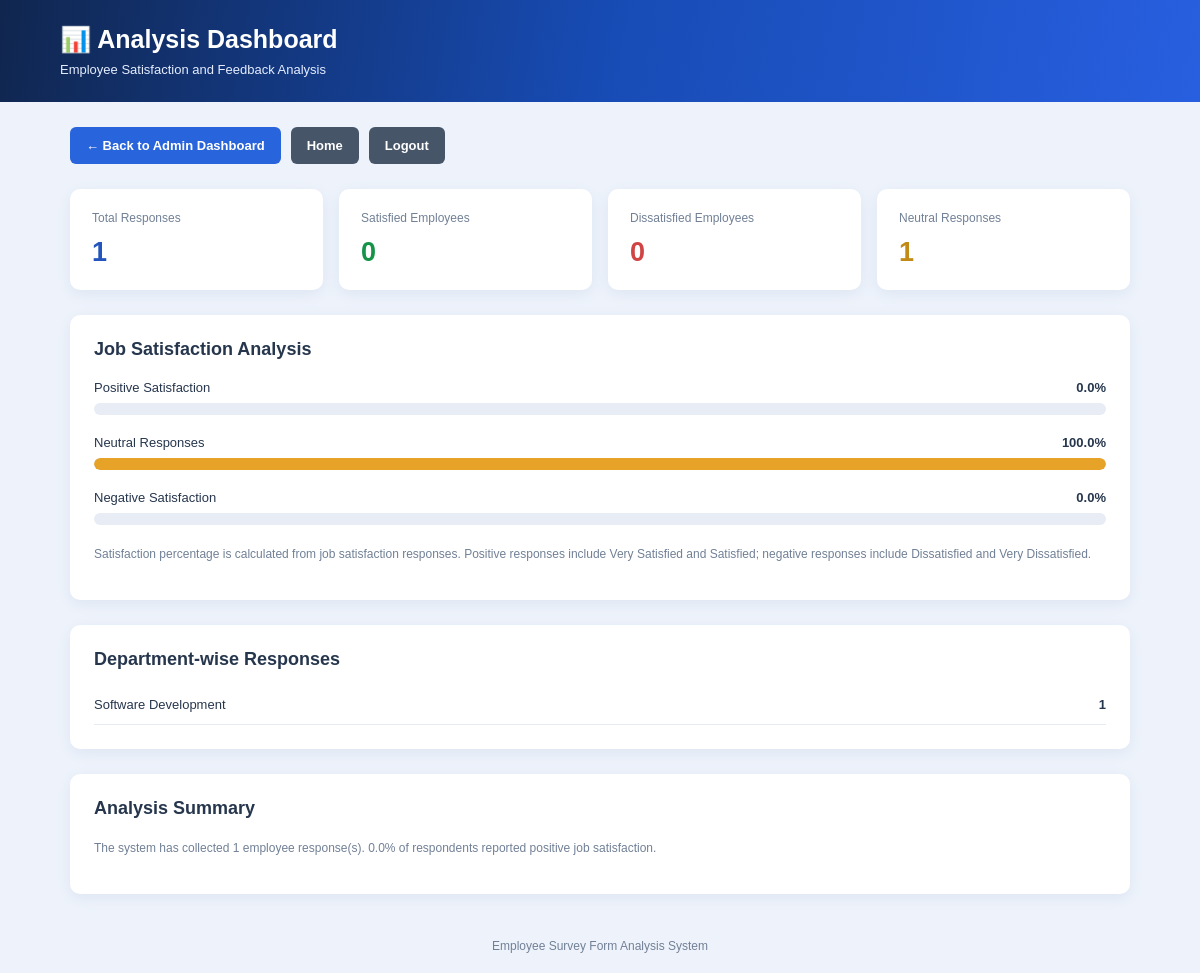
/analysis (signed in), run on an earlier commit of the app's database.
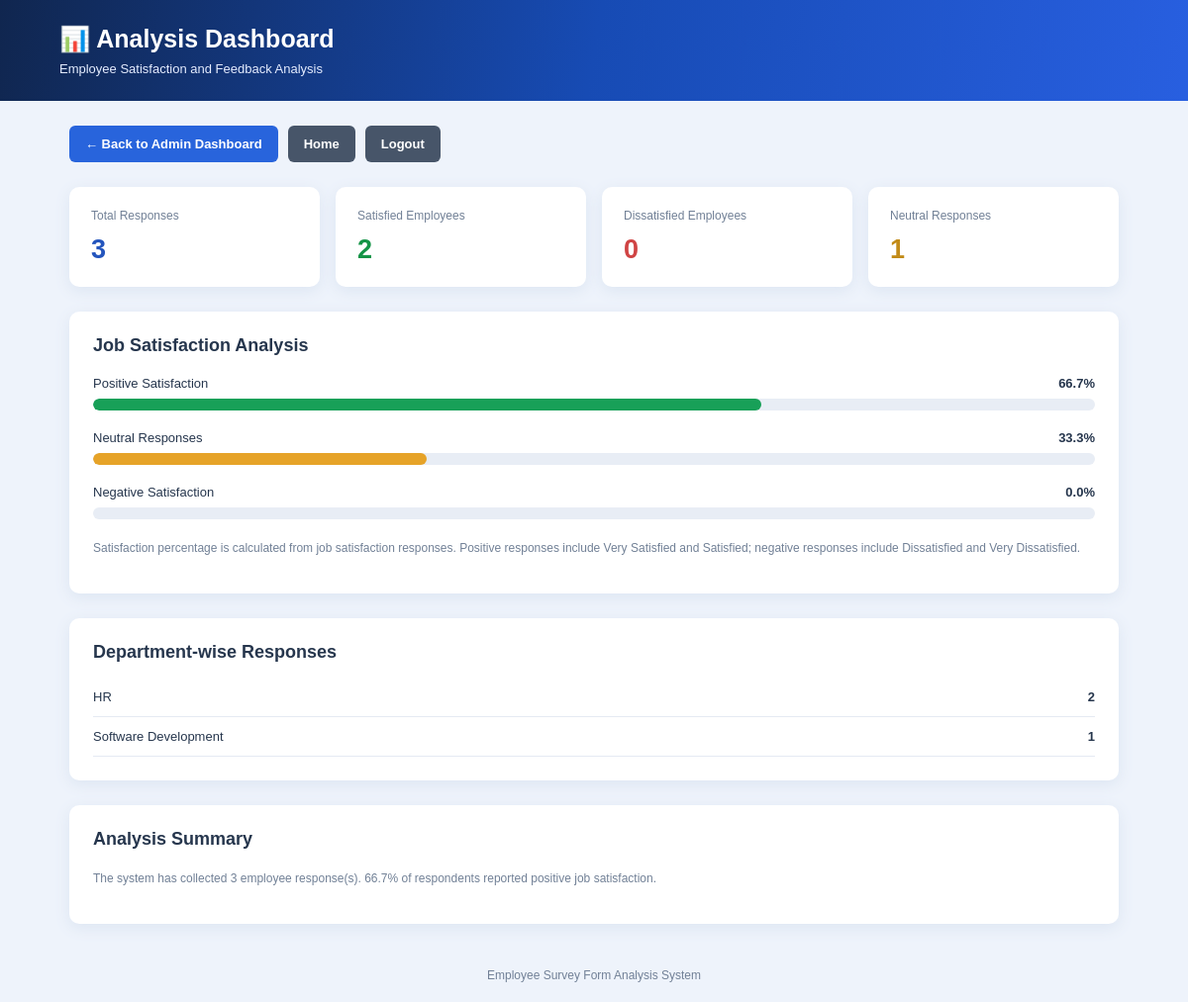
And on a later commit of the database.
### tables this page shows
CREATE TABLE responses (
            id INTEGER PRIMARY KEY AUTOINCREMENT,
            company_name TEXT NOT NULL,
            name TEXT NOT NULL,
            department TEXT NOT NULL,
            experience TEXT NOT NULL,
            job_satisfaction TEXT NOT NULL,
            work_environment TEXT NOT NULL,
            communication TEXT NOT NULL,
            management_support TEXT NOT NULL,
            training TEXT NOT NULL,
            career_growth TEXT NOT NULL,
            resources TEXT NOT NULL,
            teamwork TEXT NOT NULL,
            recommend TEXT NOT NULL,
            suggestions TEXT
        , employee_id TEXT NOT NULL DEFAULT '');

### app.py (the view)
@app.route("/analysis")
@admin_required
def analysis():
    responses = get_all_responses()
    total = len(responses)
    positive = sum(
        1 for r in responses
        if r["job_satisfaction"] in [
            "Very Satisfied",
            "Satisfied"
        ]
    )
    negative = sum(
        1 for r in responses
        if r["job_satisfaction"] in [
            "Dissatisfied",
            "Very Dissatisfied"
        ]
    )
    neutral = sum(
        1 for r in responses
        if r["job_satisfaction"] == "Neutral"
    )
    satisfaction_percentage = (
        round((positive / total) * 100, 1)
        if total else 0
    )
    positive_percentage = (
        round((positive / total) * 100, 1)
        if total else 0
    )
    negative_percentage = (
        round((negative / total) * 100, 1)
        if total else 0
    )
    neutral_percentage = (
        round((neutral / total) * 100, 1)
        if total else 0
    )
    departments = {}
    for response in responses:
        department = response["department"]
        departments[department] = (
            departments.get(department, 0) + 1
        )
    return render_template(
        "analysis.html",
        total=total,
        positive=positive,
        negative=negative,
        neutral=neutral,
        satisfaction_percentage=satisfaction_percentage,
        positive_percentage=positive_percentage,
        negative_percentage=negative_percentage,
        neutral_percentage=neutral_percentage,
        departments=departments,
        responses=responses
    )

### app.py (called while the page is built)
def admin_required(function):
    @wraps(function)
    def wrapper(*args, **kwargs):
        if not session.get("admin_logged_in"):
            return redirect(url_for("admin_login"))
        return function(*args, **kwargs)
    return wrapper

### database.py (called while the page is built)
def get_db_connection():
    conn = sqlite3.connect(DATABASE)
    conn.row_factory = sqlite3.Row
    return conn

def get_all_responses():
    conn = get_db_connection()
    try:
        responses = conn.execute("""
            SELECT *
            FROM responses
            ORDER BY id DESC
        """).fetchall()
        return responses
    finally:
        conn.close()

### templates/analysis.html (shortened to what this page needs)
<!DOCTYPE html>
<html lang="en">
<head>
</head>
<body>
<div class="header">
    <h1>📊 Analysis Dashboard</h1>
    <p>Employee Satisfaction and Feedback Analysis</p>
</div>
<div class="container">
    <div class="actions">
        <a href="{{ url_for('admin') }}" class="button">
            ← Back to Admin Dashboard
        </a>
        <a href="{{ url_for('home') }}" class="button grey">
            Home
        </a>
        <form action="{{ url_for('admin_logout') }}" method="POST">
            <button type="submit"
                    class="button grey"
                    style="border:0;cursor:pointer;">
                Logout
            </button>
        </form>
    </div>
    <div class="cards">
        <div class="card">
            <p>Total Responses</p>
            <h2>{{ total }}</h2>
        </div>
        <div class="card positive">
            <p>Satisfied Employees</p>
            <h2>{{ positive }}</h2>
        </div>
        <div class="card negative">
            <p>Dissatisfied Employees</p>
            <h2>{{ negative }}</h2>
        </div>
        <div class="card neutral">
            <p>Neutral Responses</p>
            <h2>{{ neutral }}</h2>
        </div>
    </div>
    <div class="panel">
        <h2>Job Satisfaction Analysis</h2>
        <div class="metric">
            <div class="metric-title">
                <span>Positive Satisfaction</span>
                <strong>{{ positive_percentage }}%</strong>
            </div>
            <div class="bar">
                <div class="fill green"
                     style="width: {{ positive_percentage }}%;">
                </div>
            </div>
        </div>
        <div class="metric">
            <div class="metric-title">
                <span>Neutral Responses</span>
                <strong>{{ neutral_percentage }}%</strong>
            </div>
            <div class="bar">
                <div class="fill orange"
                     style="width: {{ neutral_percentage }}%;">
                </div>
            </div>
        </div>
        <div class="metric">
            <div class="metric-title">
                <span>Negative Satisfaction</span>
                <strong>{{ negative_percentage }}%</strong>
            </div>
            <div class="bar">
            </div>
        </div>
        <p class="note">
            Satisfaction percentage is calculated from job satisfaction
            responses. Positive responses include Very Satisfied and
            Satisfied; negative responses include Dissatisfied and
            Very Dissatisfied.
        </p>
    </div>
    <div class="panel">
        <h2>Department-wise Responses</h2>
        {% if departments %}
            {% for department, count in departments.items() %}
            <div class="department">
                <span>{{ department }}</span>
                <strong>{{ count }}</strong>
            </div>
            {% endfor %}
        {% else %}
            <p class="note">
                No survey responses are available for analysis yet.
            </p>
        {% endif %}
    </div>
    <div class="panel">
        <h2>Analysis Summary</h2>
        {% if total == 0 %}
            <p class="note">
                No responses have been submitted yet. Submit a survey
                to generate analysis.
            </p>
        {% else %}
            <p class="note">
                The system has collected {{ total }} employee response(s).
                {{ satisfaction_percentage }}% of respondents reported
                positive job satisfaction.
            </p>
        {% endif %}
    </div>
</div>
<div class="footer">
    Employee Survey Form Analysis System
</div>
</body>
</html>

What changed in the data, as far as the page shows it:
added responses: department "HR", count "2"
Also different on the page:
{{ total }}: "1" → "3"
{{ positive }}: "0" → "2"
{{ positive_percentage }}: "0.0" → "66.7"
{{ neutral_percentage }}: "100.0" → "33.3"
{{ neutral_percentage }}: 100.0 → 33.3 (drawn)
{{ satisfaction_percentage }}: "0.0" → "66.7"
